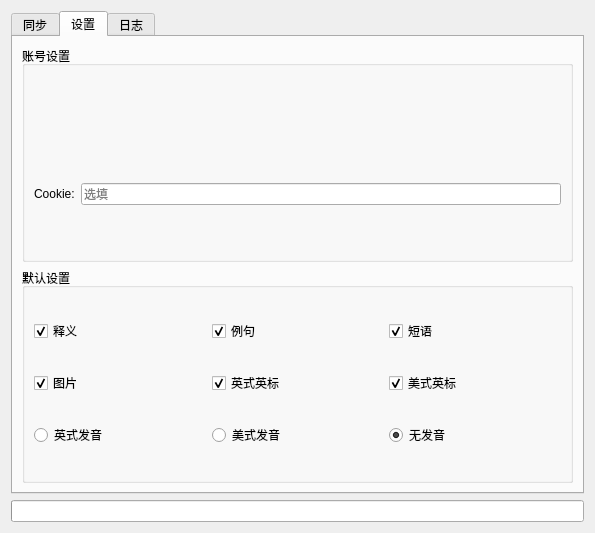
<?xml version="1.0" encoding="UTF-8"?>
<ui version="4.0">
 <class>Dialog</class>
 <widget class="QDialog" name="Dialog">
  <property name="geometry">
   <rect>
    <x>0</x>
    <y>0</y>
    <width>595</width>
    <height>533</height>
   </rect>
  </property>
  <property name="windowTitle">
   <string>Dialog</string>
  </property>
  <layout class="QVBoxLayout" name="main_layout">
   <item>
    <widget class="QTabWidget" name="tabWidget">
     <property name="autoFillBackground">
      <bool>false</bool>
     </property>
     <property name="currentIndex">
      <number>1</number>
     </property>
     <widget class="QWidget" name="mainTab">
      <attribute name="title">
       <string>同步</string>
      </attribute>
      <layout class="QGridLayout" name="gridLayout_4">
       <item row="4" column="4">
        <widget class="QPushButton" name="syncBtn">
         <property name="enabled">
          <bool>false</bool>
         </property>
         <property name="sizePolicy">
          <sizepolicy hsizetype="Fixed" vsizetype="Minimum">
           <horstretch>0</horstretch>
           <verstretch>0</verstretch>
          </sizepolicy>
         </property>
         <property name="minimumSize">
          <size>
           <width>100</width>
           <height>0</height>
          </size>
         </property>
         <property name="text">
          <string>开始同步</string>
         </property>
        </widget>
       </item>
       <item row="0" column="0" colspan="5">
        <layout class="QHBoxLayout" name="deckLayout">
         <item>
          <widget class="QLabel" name="deckLabel">
           <property name="sizePolicy">
            <sizepolicy hsizetype="Fixed" vsizetype="Fixed">
             <horstretch>0</horstretch>
             <verstretch>0</verstretch>
            </sizepolicy>
           </property>
           <property name="text">
            <string>牌组</string>
           </property>
          </widget>
         </item>
         <item>
          <widget class="QComboBox" name="deckComboBox">
           <property name="sizePolicy">
            <sizepolicy hsizetype="Preferred" vsizetype="Fixed">
             <horstretch>0</horstretch>
             <verstretch>0</verstretch>
            </sizepolicy>
           </property>
           <property name="editable">
            <bool>true</bool>
           </property>
          </widget>
         </item>
        </layout>
       </item>
       <item row="3" column="0" colspan="5">
        <layout class="QHBoxLayout" name="horizontalLayout">
         <item>
          <layout class="QVBoxLayout" name="verticalLayout">
           <property name="spacing">
            <number>2</number>
           </property>
           <item>
            <widget class="QLabel" name="label">
             <property name="text">
              <string>新单词</string>
             </property>
            </widget>
           </item>
           <item>
            <widget class="QListWidget" name="newWordListWidget">
             <property name="alternatingRowColors">
              <bool>true</bool>
             </property>
             <property name="selectionMode">
              <enum>QAbstractItemView::MultiSelection</enum>
             </property>
            </widget>
           </item>
          </layout>
         </item>
         <item>
          <layout class="QVBoxLayout" name="verticalLayout_2">
           <property name="spacing">
            <number>2</number>
           </property>
           <property name="sizeConstraint">
            <enum>QLayout::SetDefaultConstraint</enum>
           </property>
           <item>
            <widget class="QLabel" name="label_2">
             <property name="text">
              <string>待删除</string>
             </property>
            </widget>
           </item>
           <item>
            <widget class="QListWidget" name="needDeleteWordListWidget">
             <property name="alternatingRowColors">
              <bool>true</bool>
             </property>
            </widget>
           </item>
          </layout>
         </item>
        </layout>
       </item>
       <item row="2" column="0" colspan="5">
        <layout class="QHBoxLayout" name="apiLayout">
         <item>
          <widget class="QLabel" name="apiLabel">
           <property name="sizePolicy">
            <sizepolicy hsizetype="Fixed" vsizetype="Fixed">
             <horstretch>0</horstretch>
             <verstretch>0</verstretch>
            </sizepolicy>
           </property>
           <property name="text">
            <string>查询</string>
           </property>
          </widget>
         </item>
         <item>
          <widget class="QComboBox" name="apiComboBox">
           <property name="sizePolicy">
            <sizepolicy hsizetype="Preferred" vsizetype="Fixed">
             <horstretch>0</horstretch>
             <verstretch>0</verstretch>
            </sizepolicy>
           </property>
          </widget>
         </item>
        </layout>
       </item>
       <item row="1" column="0" colspan="5">
        <layout class="QHBoxLayout" name="dictionaryLayout">
         <item>
          <widget class="QLabel" name="dictionaryLabel">
           <property name="sizePolicy">
            <sizepolicy hsizetype="Fixed" vsizetype="Fixed">
             <horstretch>0</horstretch>
             <verstretch>0</verstretch>
            </sizepolicy>
           </property>
           <property name="text">
            <string>词典</string>
           </property>
          </widget>
         </item>
         <item>
          <widget class="QComboBox" name="dictionaryComboBox">
           <property name="sizePolicy">
            <sizepolicy hsizetype="Preferred" vsizetype="Fixed">
             <horstretch>0</horstretch>
             <verstretch>0</verstretch>
            </sizepolicy>
           </property>
          </widget>
         </item>
        </layout>
       </item>
       <item row="4" column="0">
        <widget class="QPushButton" name="pullRemoteWordsBtn">
         <property name="sizePolicy">
          <sizepolicy hsizetype="Fixed" vsizetype="Minimum">
           <horstretch>0</horstretch>
           <verstretch>0</verstretch>
          </sizepolicy>
         </property>
         <property name="minimumSize">
          <size>
           <width>100</width>
           <height>0</height>
          </size>
         </property>
         <property name="text">
          <string>获取单词</string>
         </property>
        </widget>
       </item>
       <item row="4" column="1">
        <widget class="QPushButton" name="queryBtn">
         <property name="enabled">
          <bool>false</bool>
         </property>
         <property name="sizePolicy">
          <sizepolicy hsizetype="Fixed" vsizetype="Minimum">
           <horstretch>0</horstretch>
           <verstretch>0</verstretch>
          </sizepolicy>
         </property>
         <property name="minimumSize">
          <size>
           <width>100</width>
           <height>0</height>
          </size>
         </property>
         <property name="text">
          <string>查询</string>
         </property>
        </widget>
       </item>
      </layout>
     </widget>
     <widget class="QWidget" name="settingTab">
      <attribute name="title">
       <string>设置</string>
      </attribute>
      <layout class="QGridLayout" name="gridLayout_2">
       <item row="1" column="0" colspan="2">
        <widget class="QGroupBox" name="defaultConfigGroupBox">
         <property name="title">
          <string>默认设置</string>
         </property>
         <layout class="QGridLayout" name="gridLayout">
          <item row="0" column="1">
           <widget class="QCheckBox" name="sentenceCheckBox">
            <property name="text">
             <string>例句</string>
            </property>
            <property name="checked">
             <bool>true</bool>
            </property>
           </widget>
          </item>
          <item row="0" column="0">
           <widget class="QCheckBox" name="definitionCheckBox">
            <property name="text">
             <string>释义</string>
            </property>
            <property name="checked">
             <bool>true</bool>
            </property>
           </widget>
          </item>
          <item row="5" column="2">
           <widget class="QRadioButton" name="noPronRadioButton">
            <property name="text">
             <string>无发音</string>
            </property>
            <property name="checked">
             <bool>true</bool>
            </property>
           </widget>
          </item>
          <item row="0" column="2">
           <widget class="QCheckBox" name="phraseCheckBox">
            <property name="text">
             <string>短语</string>
            </property>
            <property name="checked">
             <bool>true</bool>
            </property>
           </widget>
          </item>
          <item row="5" column="0">
           <widget class="QRadioButton" name="BrEPronRadioButton">
            <property name="text">
             <string>英式发音</string>
            </property>
            <property name="checked">
             <bool>false</bool>
            </property>
           </widget>
          </item>
          <item row="5" column="1">
           <widget class="QRadioButton" name="AmEPronRadioButton">
            <property name="text">
             <string>美式发音</string>
            </property>
           </widget>
          </item>
          <item row="1" column="1">
           <widget class="QCheckBox" name="BrEPhoneticCheckBox">
            <property name="text">
             <string>英式英标</string>
            </property>
            <property name="checked">
             <bool>true</bool>
            </property>
           </widget>
          </item>
          <item row="1" column="2">
           <widget class="QCheckBox" name="AmEPhoneticCheckBox">
            <property name="text">
             <string>美式英标</string>
            </property>
            <property name="checked">
             <bool>true</bool>
            </property>
           </widget>
          </item>
          <item row="1" column="0">
           <widget class="QCheckBox" name="imageCheckBox">
            <property name="text">
             <string>图片</string>
            </property>
            <property name="checked">
             <bool>true</bool>
            </property>
           </widget>
          </item>
         </layout>
        </widget>
       </item>
       <item row="0" column="0" colspan="2">
        <widget class="QGroupBox" name="credentialGroupBox">
         <property name="title">
          <string>账号设置</string>
         </property>
         <layout class="QGridLayout" name="gridLayout_3">
          <item row="1" column="1">
           <widget class="QLineEdit" name="cookieLineEdit">
            <property name="sizePolicy">
             <sizepolicy hsizetype="Expanding" vsizetype="Fixed">
              <horstretch>0</horstretch>
              <verstretch>0</verstretch>
             </sizepolicy>
            </property>
            <property name="placeholderText">
             <string>选填</string>
            </property>
            <property name="clearButtonEnabled">
             <bool>true</bool>
            </property>
           </widget>
          </item>
          <item row="1" column="0">
           <widget class="QLabel" name="cookieLabel">
            <property name="layoutDirection">
             <enum>Qt::LeftToRight</enum>
            </property>
            <property name="text">
             <string>Cookie:</string>
            </property>
            <property name="alignment">
             <set>Qt::AlignJustify|Qt::AlignVCenter</set>
            </property>
           </widget>
          </item>
          <item row="0" column="0" colspan="2">
           <widget class="QLabel" name="currentDictionaryLabel">
            <property name="sizePolicy">
             <sizepolicy hsizetype="Preferred" vsizetype="Fixed">
              <horstretch>0</horstretch>
              <verstretch>0</verstretch>
             </sizepolicy>
            </property>
            <property name="text">
             <string/>
            </property>
           </widget>
          </item>
         </layout>
        </widget>
       </item>
      </layout>
     </widget>
     <widget class="QWidget" name="logTab">
      <attribute name="title">
       <string>日志</string>
      </attribute>
     </widget>
    </widget>
   </item>
   <item>
    <widget class="QProgressBar" name="progressBar">
     <property name="value">
      <number>0</number>
     </property>
     <property name="textVisible">
      <bool>false</bool>
     </property>
    </widget>
   </item>
  </layout>
 </widget>
 <resources/>
 <connections/>
</ui>
